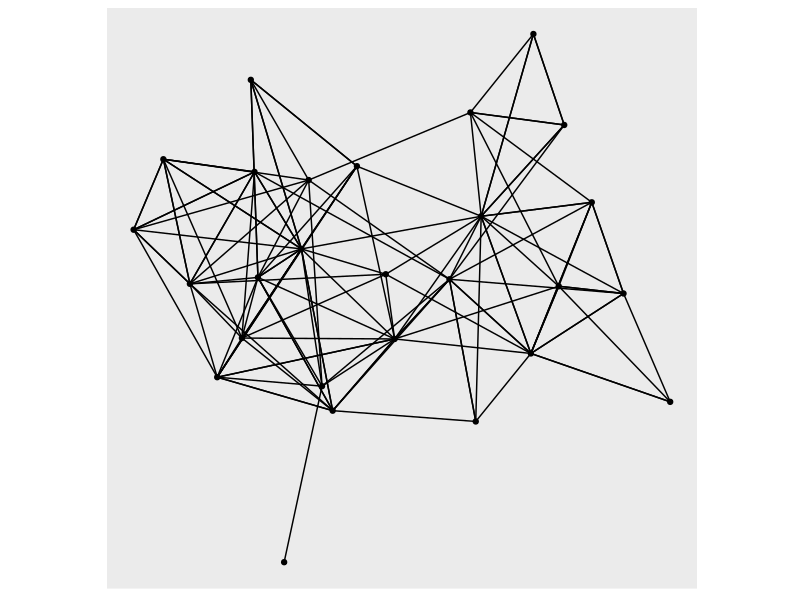
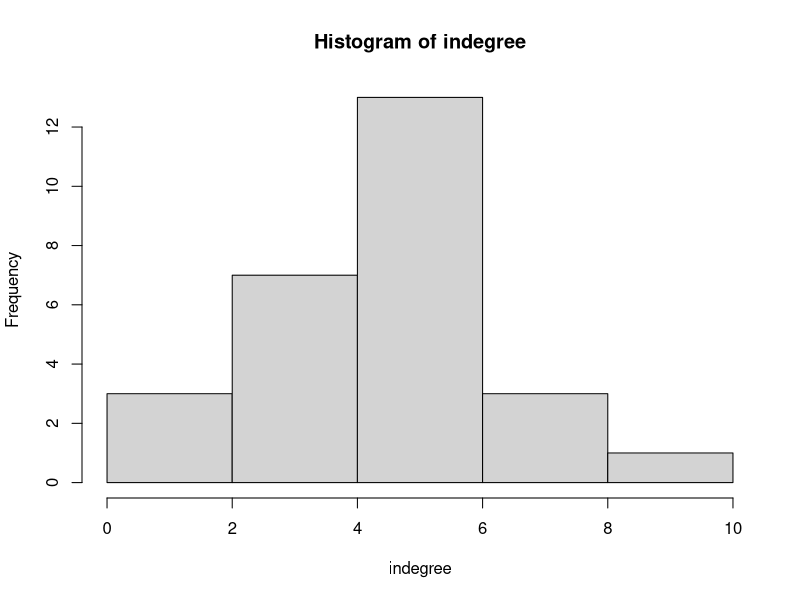
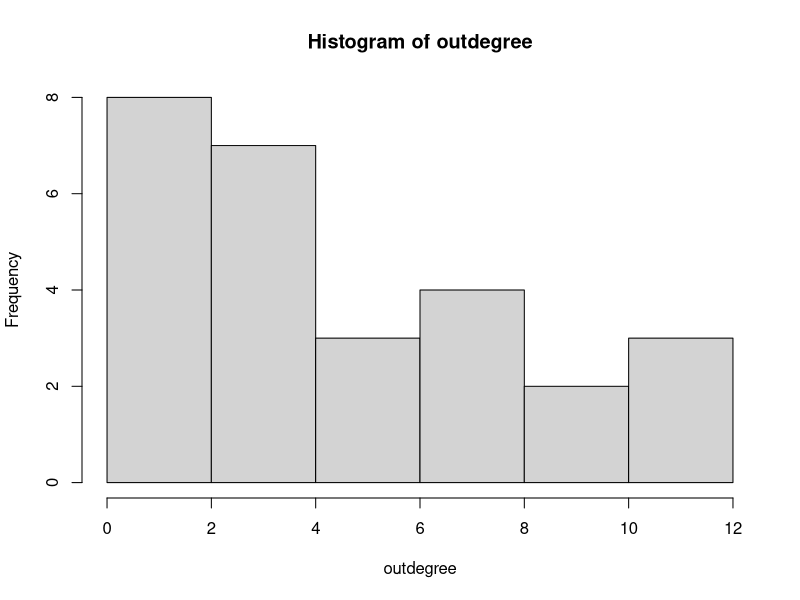
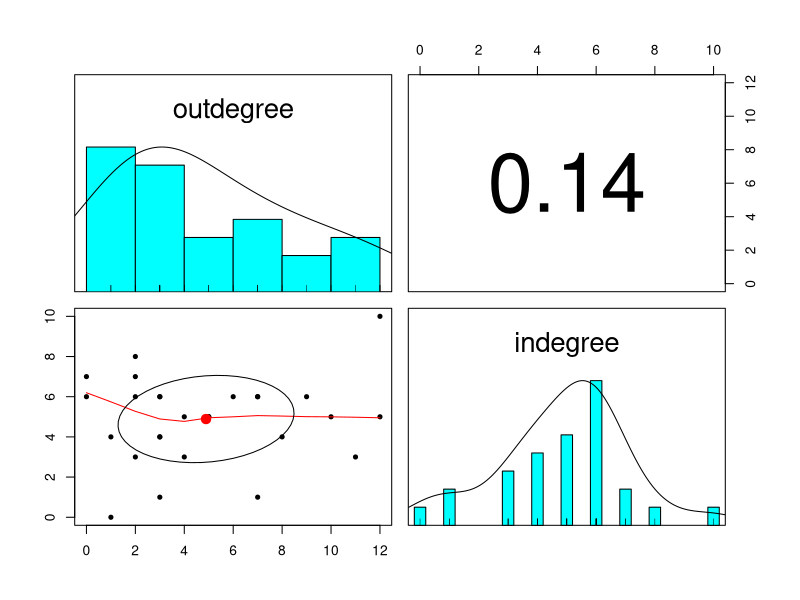
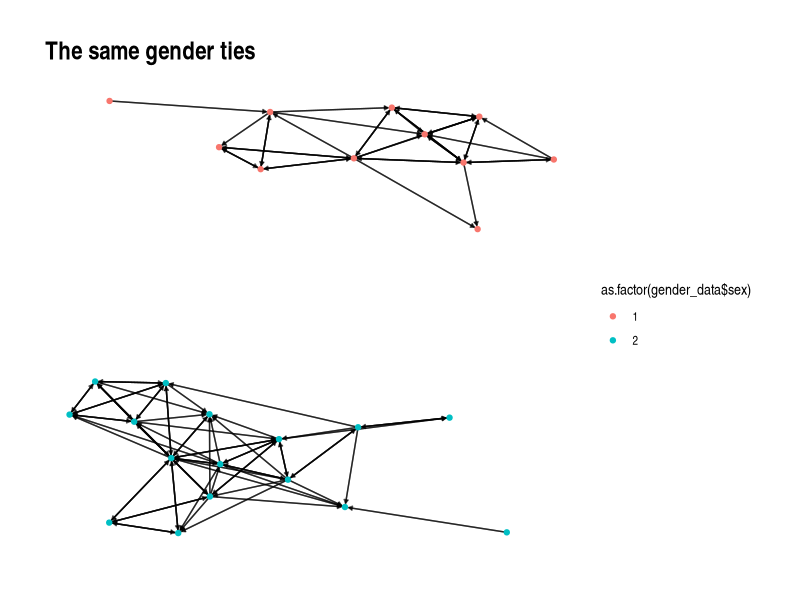
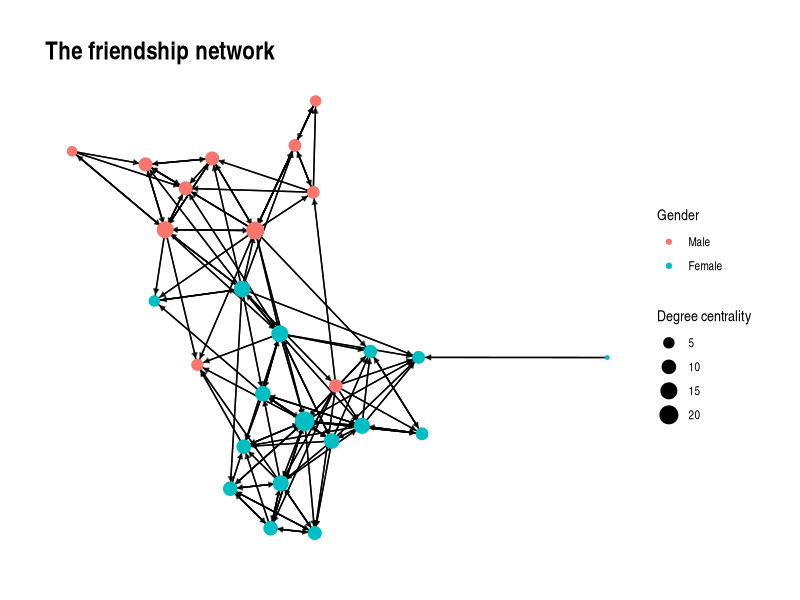
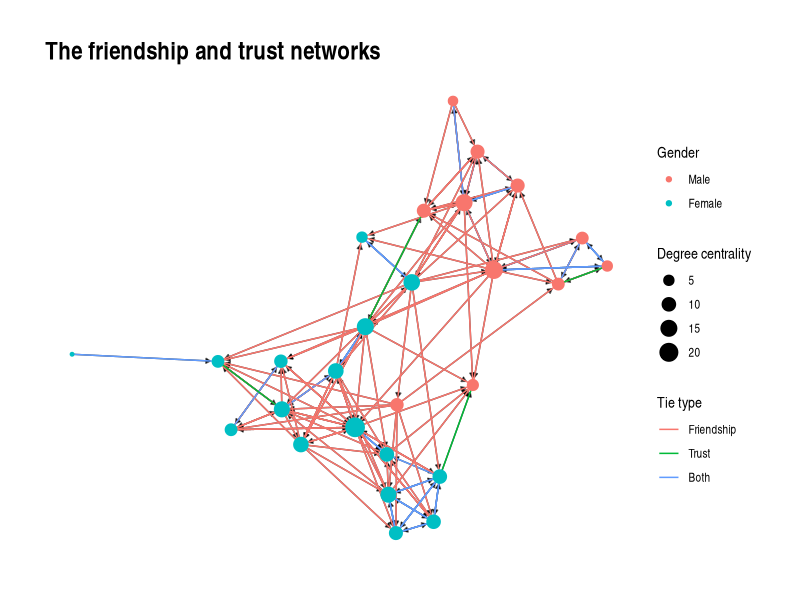

These charts were generated, in order, by the following R code:
#### Task 1: Describe and plot a social network
#### Group: Siyu Jiang, Roman Kracht, Zhengting He, Seokwon Choi

library(sna)
library(igraph)
library(ggraph)
library(rstudioapi)

# set the working directory
setwd(dirname(getActiveDocumentContext()$path)) 
getwd()

# 1.load the affective network and the gender data ----
affective_network_data <- read.csv("2400_affective_w1.csv", encoding="UTF-8", header=FALSE)
class(affective_network_data)
affective_network_data.friendship <- data.matrix(affective_network_data)[-1,-1]
gender_data <- read.csv('2400_sex.csv', encoding="UTF-8")

# 2.recode the affective network wave 1 into a friendship network ----
affective_network_data.friendship[affective_network_data.friendship == 1] <- 0
affective_network_data.friendship[affective_network_data.friendship == -1] <- 0
affective_network_data.friendship[affective_network_data.friendship == -2] <- 0
affective_network_data.friendship[is.na(affective_network_data.friendship)] <- 0
affective_network_data.friendship[affective_network_data.friendship == 2] <- 1
class(affective_network_data.friendship)
dim(affective_network_data.friendship)


# 3.basic network descriptives for this friendship network ----
affective_network.igraph <- graph_from_adjacency_matrix(affective_network_data.friendship,
                                                        mode = "directed")
affective_network.igraph

autograph(affective_network.igraph)

set.seed(56)
layout.graph <- create_layout(affective_network.igraph, layout = 'fr')

# network size (i.e., number of nodes)
count.nodes <- dim(affective_network_data.friendship)[1]
count.nodes

# number of network ties
count.ties <- sum(affective_network_data.friendship)
count.ties

# density
density.manual <- count.ties/(count.nodes*(count.nodes-1))
density.manual
gden(affective_network_data.friendship)

# average degree
sum(affective_network_data.friendship, na.rm = T)/count.nodes

# outdegree of each node
outdegree <- rowSums(affective_network_data.friendship) 
outdegree

# indegree of each node
indegree <- colSums(affective_network_data.friendship)
indegree

hist(indegree)
hist(outdegree)
psych::pairs.panels(data.frame(outdegree, indegree))

#reciprocity ratio
grecip(affective_network_data.friendship, measure = "dyadic.nonnull")

# gender composition in class 
sum(gender_data$sex == 1)
sum(gender_data$sex == 2)

#count of same gender ties (i.e., both nodes have the same gender)
gender_data$gender <- (gender_data$sex == 1)

temp <- matrix(kronecker(gender_data$sex, gender_data$sex, FUN="=="), nrow=count.nodes)

same_gender <- temp * affective_network_data.friendship

same_gender.igraph <- graph_from_adjacency_matrix(same_gender, mode = "directed")
same_gender.igraph

set.seed(56)
same_gender.graph <- create_layout(same_gender.igraph, layout = 'fr')

edges <- geom_edge_link2(alpha = .7,
                         arrow = arrow(length = unit(1, 'mm'), 
                                       type = "closed"),
                         end_cap = circle(1, 'mm'))
ggraph(same_gender.graph)+
  edges +
  geom_edge_link(alpha = 0.5)+
  geom_node_point(
    aes(colour = as.factor(gender_data$sex),
        size = gender_data$centrality))+ 
  theme_graph()+
  labs(title = "The same gender ties", node = "gender, 1=male, 2=female")

sum(same_gender)

# add a measure: degree centrality, betweenness centrality
gender_data$centrality <- sna::degree(affective_network_data.friendship, cmode = 'freeman')
gender_data$c.betw <- igraph::betweenness(affective_network.igraph)

# 4.plot the friendship network ----
edges <- geom_edge_link2(alpha = .7,
                         arrow = arrow(length = unit(1.2, 'mm'), 
                                       type = "closed"),
                         end_cap = circle(2, 'mm'))
ggraph(layout.graph)+
  edges +
  geom_edge_link()+
  geom_node_point(
    aes(colour = as.factor(gender_data$sex),
        size = gender_data$centrality))+ 
  theme_graph() +
  labs(title = "The friendship network") +
  scale_color_discrete("Gender", labels = c("Male", "Female")) +
  scale_size_continuous("Degree centrality") +
  guides(color = guide_legend(order = 1), 
         size = guide_legend(order = 2))

# 5. plot trust network and friendship network together in one plot ----
trust_data <- read.csv("2400_trust_w1.csv", encoding="UTF-8", header=FALSE)
trust_data.matrix <- data.matrix(trust_data)[-1,-1]
mut_matrix <- affective_network_data.friendship
mut_matrix[trust_data.matrix == 1] <- 2
mut_matrix[trust_data.matrix == 1 & affective_network_data.friendship == 1] <- 3

mut.igraph <- graph_from_adjacency_matrix(mut_matrix, mode = "directed",
                                          weighted = TRUE)
mut.graph <- create_layout(mut.igraph, layout = 'fr')

edges <- geom_edge_link2(alpha = .7,
                         arrow = arrow(length = unit(1.2, 'mm'), 
                                       type = "closed"),
                         end_cap = circle(2, 'mm'))
ggraph(mut.graph)+
  edges +
  geom_edge_link(aes(colour = as.factor(weight))) +
  geom_node_point(aes(colour = as.factor(gender_data$sex),
                      size = gender_data$centrality)) + 
  theme_graph() +
  labs(title = "The friendship and trust networks") +
  scale_color_discrete("Gender", labels = c("Male", "Female")) +
  scale_size_continuous("Degree centrality") +
  scale_edge_color_discrete("Tie type", labels = c("Friendship", "Trust", "Both")) +
  guides(color = guide_legend(order = 1), 
         size = guide_legend(order = 2))
